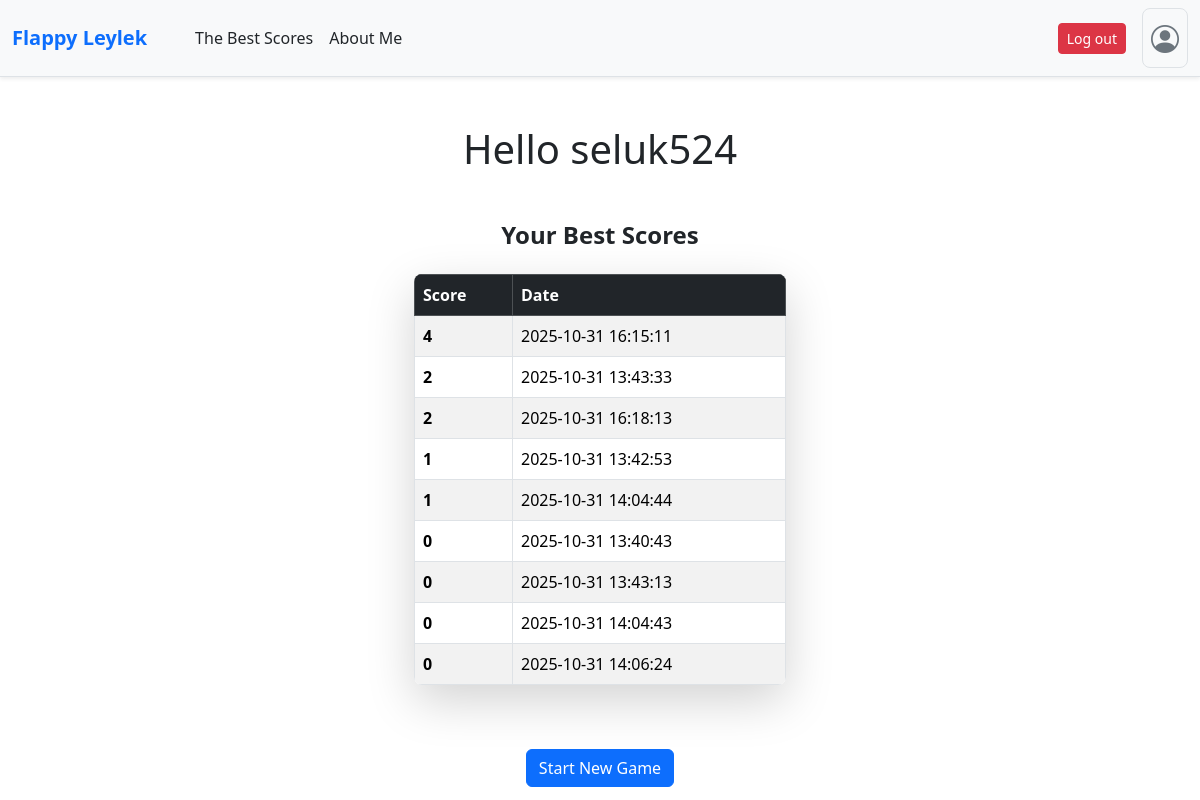
/profile (signed in), run on the app's committed database.
### tables this page shows
CREATE TABLE scores (
    id INTEGER PRIMARY KEY AUTOINCREMENT,
    username TEXT NOT NULL,
    score INTEGER NOT NULL,
    timestamp DATETIME DEFAULT CURRENT_TIMESTAMP
);

### app.py (the view)
@app.route("/profile",methods=["GET", "POST"])
def profile():
    if "user" not in session:
        return redirect(url_for("login"))
    current_user = session["user"]
    conn = sqlite3.connect("database.db")
    cursor = conn.cursor()
    tenScores=cursor.execute("SELECT * FROM scores WHERE username = ? ORDER BY score DESC Limit 10", (current_user,)).fetchall()
    conn.close()
    last_score = session.pop("last_score", None)
    return render_template("profile.html", user=current_user, last_score=last_score, tenScores=tenScores)

### templates/profile.html (shortened to what this page needs)
<!DOCTYPE html>
<html lang="en">
<head>
    <link href="https://cdn.jsdelivr.net/npm/bootstrap@5.3.2/dist/css/bootstrap.min.css" rel="stylesheet"
>
    <link rel="stylesheet" href="https://cdn.jsdelivr.net/npm/bootstrap-icons@1.11.1/font/bootstrap-icons.css">
</head>
<body>
   <nav class="navbar navbar-expand-lg navbar-light bg-light shadow-sm mb-4 border-bottom">
        <div class="container-fluid">
            <a class="navbar-brand text-primary fw-bold" href="/">Flappy Leylek</a>
            <div class="collapse navbar-collapse">
                <ul class="navbar-nav ms-4 me-auto mb-2 mb-lg-0">
                    <li class="nav-item">
                        <a class="nav-link text-dark" href="/scores">The Best Scores</a>
                    </li>
                    <li class="nav-item">
                        <a class="nav-link text-dark" href="/aboutMe">About Me</a>
                    </li>
                </ul>
            </div>
            <div class="d-flex align-items-center">
                <form class="d-flex me-3" action="/logout" method="post">
                    <button type="submit" class="btn btn-danger btn-sm">Log out</button>
                </form>
                <a href="/profile" class="text-decoration-none">
                    <div class="d-flex align-items-center p-2 rounded-3 border">
                        <div class="profile-avatar text-center">
                            <i class="bi bi-person-circle fs-3 text-secondary"></i>
                        </div>
                    </div>
                </a>
            </div>
        </div>
    </nav>
    <div class="container mt-5">
        <h1 class="mb-4 text-center">Hello {{ user }}</h1>
        <div class="d-flex justify-content-center mt-5 mb-5">
            <div class="col-12 col-md-6 col-lg-4">
                <h2 class="text-center mb-4 text-dark fs-4 fw-bold">Your Best Scores</h2>
                <table class="table table-striped table-hover table-bordered shadow-lg rounded-3 overflow-hidden">
                    <thead class="table-dark">
                        <tr>
                            <th scope="col">Score</th>
                            <th scope="col">Date</th>
                        </tr>
                    </thead>
                    <tbody>
                        {% for score in tenScores %}
                        <tr>
                            <td class="fw-bold">{{ score[2] }}</td>
                            <td>{{ score[3] }}</td>
                        </tr>
                        {% endfor %}
                    </tbody>
                </table>
            </div>
        </div>
        <form class="d-flex justify-content-center" method="get" action="/game">
            <button type="submit" class="btn btn-primary">Start New Game</button>
        </form>
    </div>
</body>
</html>

### data on the page
scores: score "4", timestamp "2025-10-31 16:15:11"
scores: score "2", timestamp "2025-10-31 13:43:33"
scores: score "2", timestamp "2025-10-31 16:18:13"
scores: score "1", timestamp "2025-10-31 13:42:53"
scores: score "1", timestamp "2025-10-31 14:04:44"
scores: score "0", timestamp "2025-10-31 13:40:43"
scores: score "0", timestamp "2025-10-31 13:43:13"
scores: score "0", timestamp "2025-10-31 14:04:43"
scores: score "0", timestamp "2025-10-31 14:06:24"

### other printed values
{{ user }} "seluk524"
